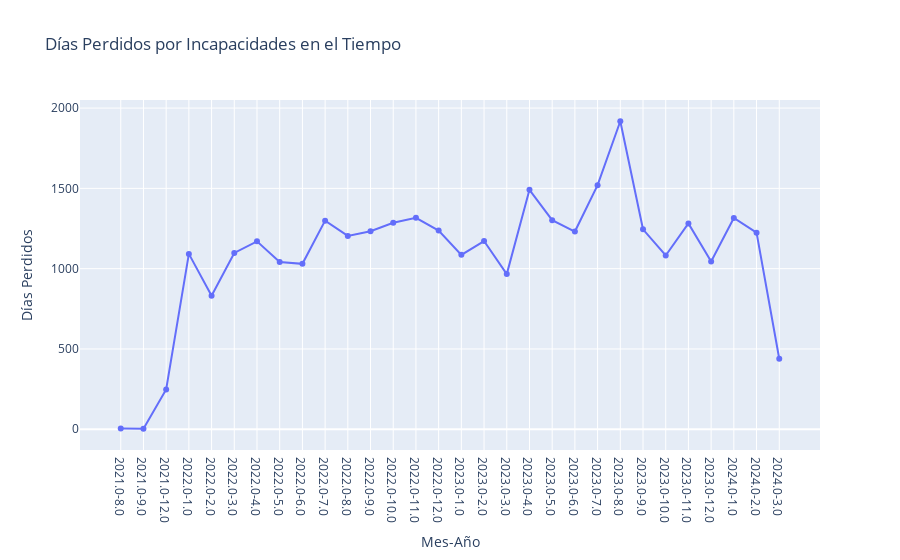

Notebook code cell kept with this figure:
### Code cell
dias_mensuales = df.groupby(['año', 'mes'])['incapacidad_dias'].sum().reset_index()
dias_mensuales['periodo'] = dias_mensuales['año'].astype(str) + '-' + dias_mensuales['mes'].astype(str).str.zfill(2)

fig2 = px.line(dias_mensuales, x='periodo', y='incapacidad_dias',
               title='Días Perdidos por Incapacidades en el Tiempo',
               markers=True, labels={'periodo': 'Mes-Año', 'incapacidad_dias': 'Días Perdidos'})

fig2.update_layout(xaxis_title='Mes-Año', yaxis_title='Días Perdidos')

### Figure 1 — Plotly figure (JSON) as saved in the notebook; plotly's stock layout.template omitted (floating-point values rounded to 4 significant figures)
{"data": [{"hovertemplate": "Mes-Año=%{x}<br>Días Perdidos=%{y}<extra></extra>", "legendgroup": "", "line": {"color": "#636efa", "dash": "solid"}, "marker": {"symbol": "circle"}, "mode": "lines+markers", "name": "", "orientation": "v", "showlegend": false, "type": "scatter", "x": ["2021.0-8.0", "2021.0-9.0", "2021.0-12.0", "2022.0-1.0", "2022.0-2.0", "2022.0-3.0", "2022.0-4.0", "2022.0-5.0", "2022.0-6.0", "2022.0-7.0", "2022.0-8.0", "2022.0-9.0", "2022.0-10.0", "2022.0-11.0", "2022.0-12.0", "2023.0-1.0", "2023.0-2.0", "2023.0-3.0", "2023.0-4.0", "2023.0-5.0", "2023.0-6.0", "2023.0-7.0", "2023.0-8.0", "2023.0-9.0", "2023.0-10.0", "2023.0-11.0", "2023.0-12.0", "2024.0-1.0", "2024.0-2.0", "2024.0-3.0"], "xaxis": "x", "y": [4, 3, 248, 1092, 831, 1098, 1170, 1042, 1030, 1299, 1204, 1233, 1286, 1317, 1237, 1086, 1172, 966, 1491, 1302, 1231, 1520, 1918, 1245, 1082, 1282, 1045, 1316, 1224, 439], "yaxis": "y"}], "layout": {"legend": {"tracegroupgap": 0}, "title": {"text": "Días Perdidos por Incapacidades en el Tiempo"}, "xaxis": {"anchor": "y", "domain": [0, 1], "title": {"text": "Mes-Año"}}, "yaxis": {"anchor": "x", "domain": [0, 1], "title": {"text": "Días Perdidos"}}}}
